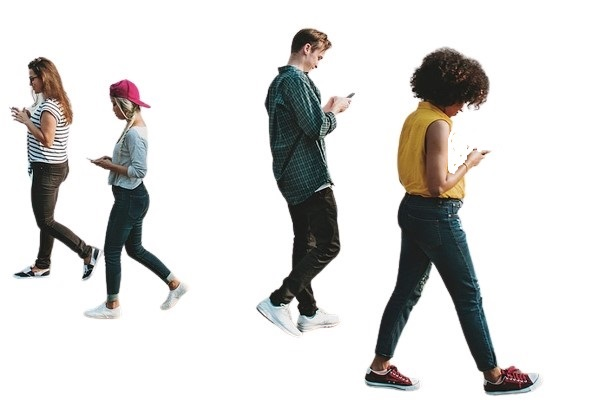
#> input picture vr16.jpg, 611 x 408 px
$ python bus6.py
#> lines starting #> are read from the running program, lines starting #| are printed output that depends on the picture; after the words box and inside, x2 and y2 are one past the last pixel; in counts of white or black regions, pixels touching at a corner belong together
import cv2
import numpy as np
# Load the bus image
image = cv2.imread("vr16.jpg")
#> image is the input picture: shape (408, 611, 3); mean B, G, R 217.4, 218.7, 219.4

# Convert the image to grayscale
gray_image = cv2.cvtColor(image, cv2.COLOR_BGR2GRAY)
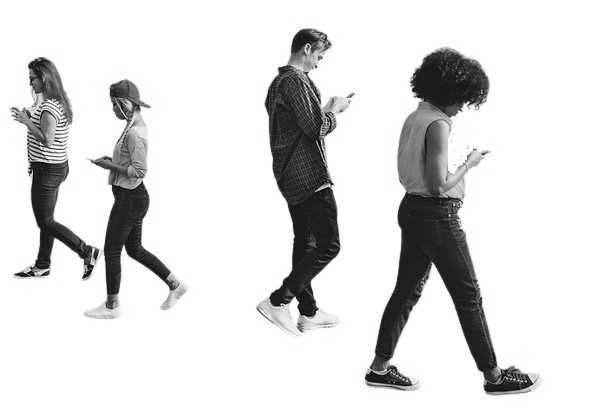
#> gray_image: shape (408, 611); min 1, max 255, mean 218.7
cv2.imshow("GRAYSACLE Image", gray_image)
# Apply a Gaussian blur to the image to smooth it out
blur_image = cv2.GaussianBlur(gray_image, (5, 5), 0)
cv2.imshow("BLUR Image", blur_image)
# Threshold the image to create a binary image
threshold_image = cv2.threshold(blur_image, 127, 255, cv2.THRESH_BINARY_INV)[1]
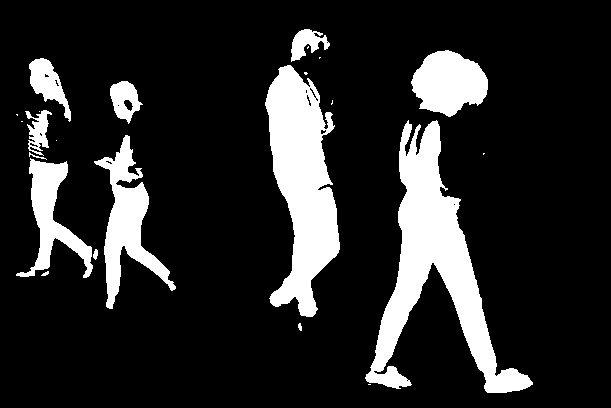
#> threshold_image: shape (408, 611); 15.8% white; 23 white regions (10 under 20 px)

cv2.imshow("Thresholded Image", threshold_image)
# Find the contours in the binary image
contours, hierarchy = cv2.findContours(threshold_image, cv2.RETR_EXTERNAL, cv2.CHAIN_APPROX_SIMPLE)
#> contours = 23 contours, 13 with area under 20; largest, box (x1, y1, x2, y2) and area: (365, 120, 533, 393) 13202, (265, 65, 340, 317) 10744, (94, 135, 176, 309) 4254, (411, 50, 488, 117) 3494, (16, 158, 93, 278) 2926

# Find the bounding boxes of the contours
bounding_boxes = [cv2.boundingRect(contour) for contour in contours]
#> bounding_boxes = 23 items, first 6: (368, 384, 3, 1), (298, 323, 4, 8), (41, 271, 8, 5), (93, 249, 5, 11), (16, 158, 77, 120), (483, 153, 2, 2)

# Find the nearest passenger
nearest_passenger = None
min_distance = float("inf")
for bounding_box in bounding_boxes:
    x, y, w, h = bounding_box
    center_x = x + w / 2
    center_y = y + h / 2
    distance = np.sqrt((0 - center_x)**2 + (0 - center_y)**2)
    if distance < min_distance:
        min_distance = distance
        nearest_passenger = bounding_box
#> this loop made 23 passes
#> (x, y, w, h, center_x, center_y, distance, min_distance) on passes 1, 2, 3, 4, 5, 7, 8, 10, 12, 19: (368, 384, 3, 1, 369.5, 384.5, 533.3, 533.3), (298, 323, 4, 8, 300, 327, 443.8, 443.8), (41, 271, 8, 5, 45, 273.5, 277.2, 277.2), (93, 249, 5, 11, 95.5, 254.5, 271.8, 271.8), (16, 158, 77, 120, 54.5, 218, 224.7, 224.7), (29, 152, 18, 8, 38, 156, 160.6, 160.6), (56, 140, 1, 1, 56.5, 140.5, 151.4, 151.4), (21, 121, 2, 1, 22, 121.5, 123.5, 123.5), (16, 114, 2, 2, 17, 115, 116.2, 116.2), (29, 58, 42, 64, 50, 90, 103, 103)
#> (x, y, w, h, center_x, center_y, distance) on passes 6, 9, 11, 13, 14, 15: (483, 153, 2, 2, 484, 154, 507.9), (94, 135, 82, 174, 135, 222, 259.8), (365, 120, 168, 273, 449, 256.5, 517.1), (39, 111, 1, 1, 39.5, 111.5, 118.3), (25, 110, 27, 46, 38.5, 133, 138.5), (331, 100, 2, 5, 332, 102.5, 347.5)
#> after the loop, min_distance = 103

# Print the nearest passenger
if nearest_passenger is not None:
    x, y, w, h = nearest_passenger
#> x = 29; y = 58; w = 42; h = 64
    print(f"The nearest passenger is at ({x}, {y}), with dimensions ({w}, {h}).")
#| The nearest passenger is at (29, 58), with dimensions (42, 64).
else:
    print("There are no passengers in the image.")


# Mark the nearest passenger
if nearest_passenger is not None:
    x, y, w, h = nearest_passenger
    cv2.rectangle(image, (x, y), (x + w, y + h), (0, 255, 0), 2)
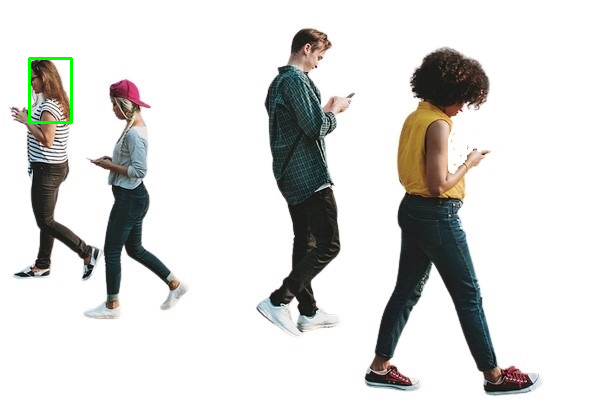
#> image: shape (408, 611, 3); 0.25% of pixels changed, all inside (x1, y1, x2, y2) = (28, 57, 73, 124)

# Mark the other passengers
for bounding_box in bounding_boxes:
    if bounding_box != nearest_passenger:
        x, y, w, h = bounding_box
        cv2.rectangle(image, (x, y), (x + w, y + h), (0, 0, 255), 2)
#> this loop made 23 passes
#> (x, y, w, h) on passes 1 to 12: (368, 384, 3, 1), (298, 323, 4, 8), (41, 271, 8, 5), (93, 249, 5, 11), (16, 158, 77, 120), (483, 153, 2, 2), (29, 152, 18, 8), (56, 140, 1, 1), (94, 135, 82, 174), (21, 121, 2, 1), (365, 120, 168, 273), (16, 114, 2, 2)
#> bounding_box on pass 19: (29, 58, 42, 64)
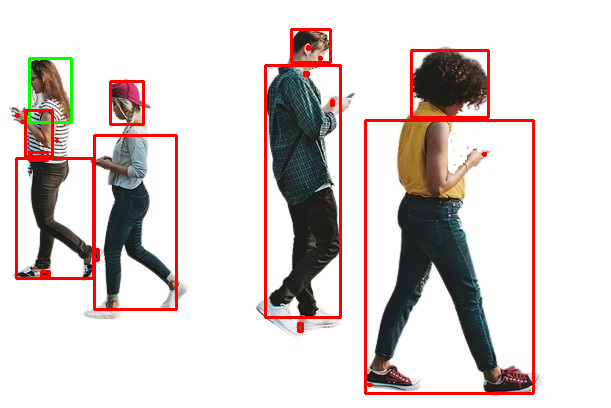
#> image: shape (408, 611, 3); 3.9% of pixels changed, all inside (x1, y1, x2, y2) = (15, 28, 535, 395)

# Display the image
cv2.imshow("Image", image)
cv2.waitKey(0)
